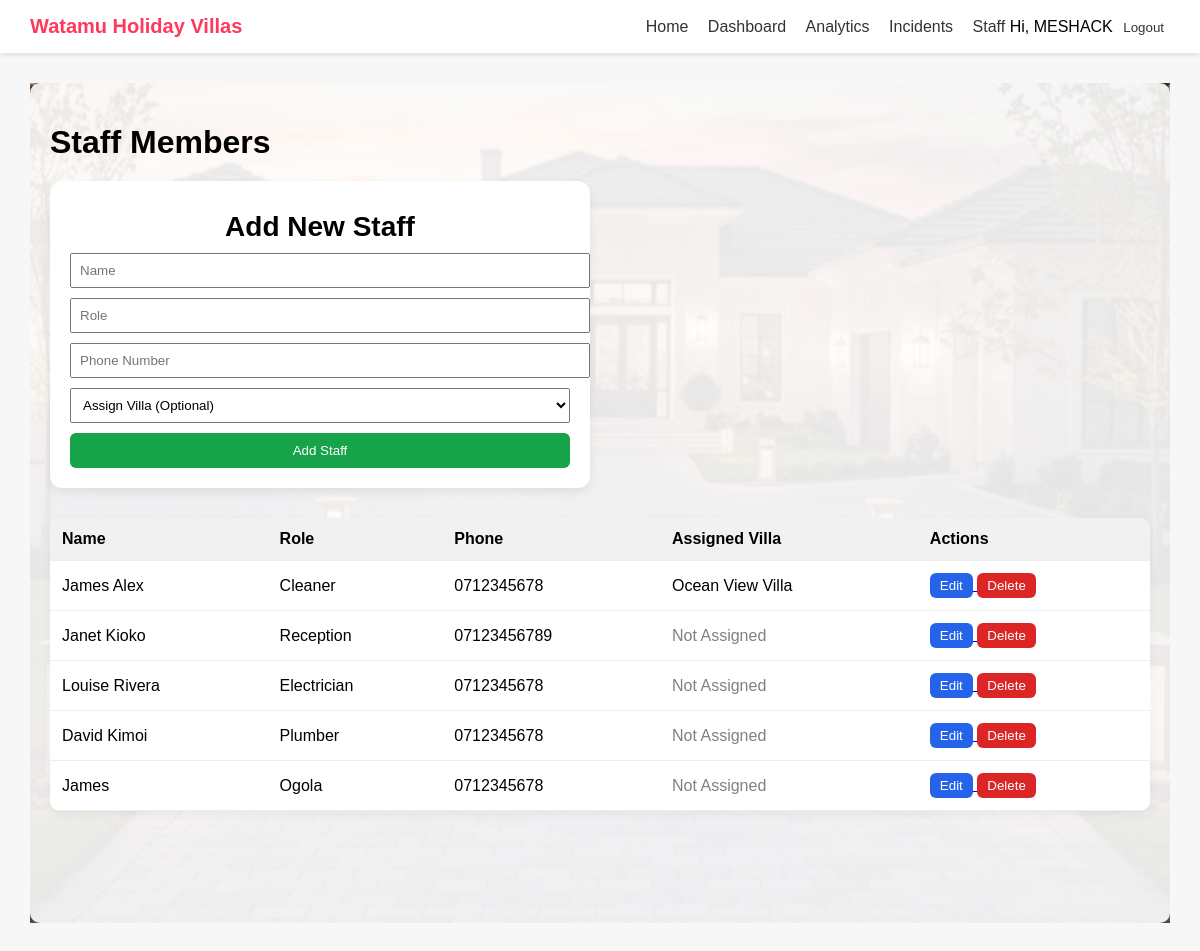
The page /staff/ (signed in) on the database its author committed.
### villa/models.py (models this page shows, shortened)
class Staff(models.Model):
    name = models.CharField(max_length=100)
    role = models.CharField(max_length=100)
    phone_number = models.CharField(max_length=15)
    assigned_villa = models.ForeignKey(
        Villa,
        on_delete=models.SET_NULL,
        null=True,
        blank=True
    )

class Villa(models.Model):
    name = models.CharField(max_length=200)
    location = models.CharField(max_length=200)
    price_per_night = models.DecimalField(max_digits=8, decimal_places=2)
    image = models.ImageField(upload_to='villas/', blank=True, null=True)
    description = models.TextField(blank=True)
    amenities = models.TextField(blank=True)
    is_available = models.BooleanField(default=True)

### villa/views.py (the view, shortened to what this page needs)
# urls.py: path('staff/', views.staff_list, name='staff_list'),
@staff_member_required
def staff_list(request):
    staff_members = Staff.objects.all()
    villas = Villa.objects.all()
    return render(request, 'villa/staff_list.html', {
        'staff_members': staff_members,
        'villas': villas
    })

### villa/templates/villa/staff_list.html (shortened to what this page needs)
{% extends 'base.html' %}
{% block content %}
<div class="page-bg">
    <div class="page-overlay">
        <h1 style="margin-bottom: 20px;">Staff Members</h1>
        {% if user.is_staff %}
        <div class="card" style="margin-bottom: 30px; max-width: 500px;">
            <h2>Add New Staff</h2>
            <form method="POST">
                <input type="text" name="name" placeholder="Name" required
                    style="width:100%; margin-bottom:10px; padding:8px;">
                <input type="text" name="role" placeholder="Role" required
                    style="width:100%; margin-bottom:10px; padding:8px;">
                <input type="text" name="phone_number" placeholder="Phone Number" required
                    style="width:100%; margin-bottom:10px; padding:8px;">
                <select name="assigned_villa" style="width:100%; margin-bottom:10px; padding:8px;">
                    <option value="">Assign Villa (Optional)</option>
                </select>
                <button type="submit"
                    style="background:#16a34a; color:white; border:none; padding:10px; border-radius:6px; width:100%;">
                    Add Staff
                </button>
            </form>
        </div>
        {% endif %}
        <table>
            <tr>
                <th>Name</th>
                <th>Role</th>
                <th>Phone</th>
                <th>Assigned Villa</th>
                <th>Actions</th>
            </tr>
            {% for staff in staff_members %}
            <tr>
                <td>{{ staff.name }}</td>
                <td>{{ staff.role }}</td>
                <td>{{ staff.phone_number }}</td>
                <td>
                    {% if staff.assigned_villa %}
                    {{ staff.assigned_villa.name }}
                    {% else %}
                    <span style="color:gray;">Not Assigned</span>
                    {% endif %}
                </td>
                <td>
                    <a href="{% url 'edit_staff' staff.id %}">
                        <button
                            style="background:#2563eb; color:white; border:none; padding:5px 10px; border-radius:6px;">
                            Edit
                        </button>
                    </a>
                    <a href="{% url 'delete_staff' staff.id %}">
                        <button
                            style="background:#dc2626; color:white; border:none; padding:5px 10px; border-radius:6px;">
                            Delete
                        </button>
                    </a>
                </td>
            </tr>
            {% empty %}
            <tr>
                <td colspan="5">No staff members found</td>
            </tr>
            {% endfor %}
        </table>
    </div>
</div>
{% endblock %}

### villa/templates/base.html (shortened to what this page needs)
{% load static %}
<!DOCTYPE html>
<html>
<head>
</head>
<body>
    <div class="navbar">
        <div class="logo">Watamu Holiday Villas</div>
        <div class="nav-links">
            <a href="{% url 'villa_list' %}">Home</a>
            <a href="{% url 'dashboard' %}">Dashboard</a>
            {% if user.is_authenticated and user.is_staff %}
            <a href="{% url 'admin_dashboard' %}">Analytics</a>
            <a href="{% url 'incident_list' %}">Incidents</a>
            <a href="{% url 'staff_list' %}">Staff</a>
            {% endif %}
            {% if user.is_authenticated %}
            <span>Hi, {{ user.username }}</span>
            <form action="/accounts/logout/" method="post">
                <button type="submit">Logout</button>
            </form>
            {% else %}
            <a href="/accounts/login/">Login</a>
            <a href="/signup/">Sign Up</a>
            {% endif %}
        </div>
    </div>
    <div class="container">
        {% block content %}
        {% endblock %}
    </div>
</body>
</html>

### villa/templates/base.html (style rules this page uses)
body { font-family: Arial, sans-serif; margin: 0; background: #f7f7f7; }
.navbar { display: flex; justify-content: space-between; align-items: center; background: white; padding: 15px 30px; box-shadow: 0 2px 5px rgba(0, 0, 0, 0.1); }
.logo { font-size: 20px; font-weight: bold; color: #ff385c; }
.nav-links a { margin-left: 15px; text-decoration: none; color: #333; font-weight: 500; }
.nav-links form { display: inline; }
.nav-links button { background: none; border: none; cursor: pointer; font-weight: 500; color: #333; }
.container { padding: 30px; max-width: 1200px; margin: auto; }
.card { background: white; padding: 20px; border-radius: 12px; text-align: center; box-shadow: 0 4px 10px rgba(0, 0, 0, 0.08); }
.card h2 { font-size: 28px; margin: 10px 0; }
table { width: 100%; border-collapse: collapse; background: white; border-radius: 10px; overflow: hidden; box-shadow: 0 4px 10px rgba(0, 0, 0, 0.05); }
th, td { padding: 12px; text-align: left; border-bottom: 1px solid #eee; }
th { background: #f1f1f1; }
.page-bg { background: url("/static/images/admin-bg.jpg") no-repeat center center fixed; background-size: cover; min-height: 100vh; }
.page-overlay { background: rgba(255, 255, 255, 0.9); min-height: 100vh; padding: 20px; border-radius: 10px; }

### rows shown on the page
Staff: name "James Alex", role "Cleaner", phone_number "0712345678", assigned_villa.name "Ocean View Villa"
Staff: name "Janet Kioko", role "Reception", phone_number "07123456789", shows "Not Assigned"
Staff: name "Louise Rivera", role "Electrician", phone_number "0712345678", shows "Not Assigned"
Staff: name "David Kimoi", role "Plumber", phone_number "0712345678", shows "Not Assigned"
Staff: name "James", role "Ogola", phone_number "0712345678", shows "Not Assigned"

### other values the page prints
{{ user.username }} "MESHACK"
